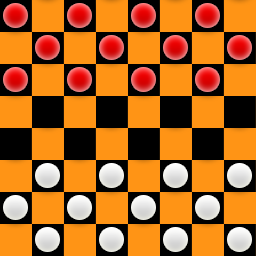

Below is a game level as drawn by its tile map, then a one-line description and the .tmx file that defines it, in full:
An orthogonal 8x8 tile map with 32x32 px tiles, 2 tile layers (Background, Pieces).

<map version="1.0" orientation="orthogonal" width="8" height="8" tilewidth="32" tileheight="32">
 <tileset firstgid="1" name="Checkers" tilewidth="32" tileheight="32">
  <image source="checkers.png" width="64" height="64" />
 </tileset>
 <layer name="Background" width="8" height="8">
  <data encoding="csv">
3,4,3,4,3,4,3,4,
4,3,4,3,4,3,4,3,
3,4,3,4,3,4,3,4,
4,3,4,3,4,3,4,3,
3,4,3,4,3,4,3,4,
4,3,4,3,4,3,4,3,
3,4,3,4,3,4,3,4,
4,3,4,3,4,3,4,3
</data>
 </layer>
 <layer name="Pieces" width="8" height="8">
  <data encoding="csv">
1,0,1,0,1,0,1,0,
0,1,0,1,0,1,0,1,
1,0,1,0,1,0,1,0,
0,0,0,0,0,0,0,0,
0,0,0,0,0,0,0,0,
0,2,0,2,0,2,0,2,
2,0,2,0,2,0,2,0,
0,2,0,2,0,2,0,2
</data>
 </layer>
</map>